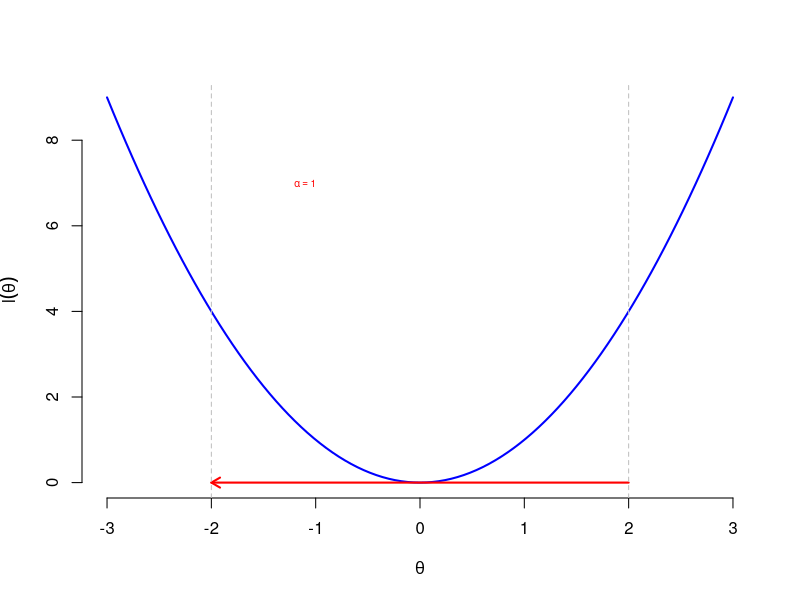
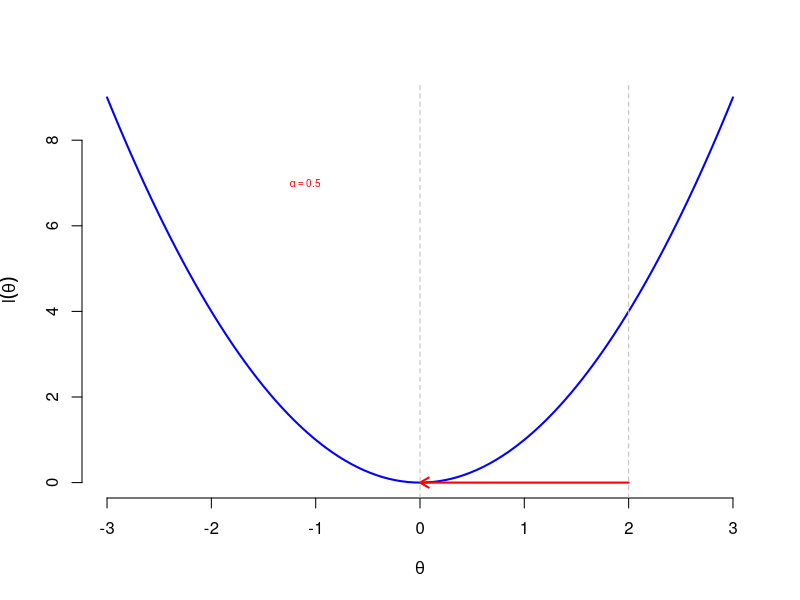
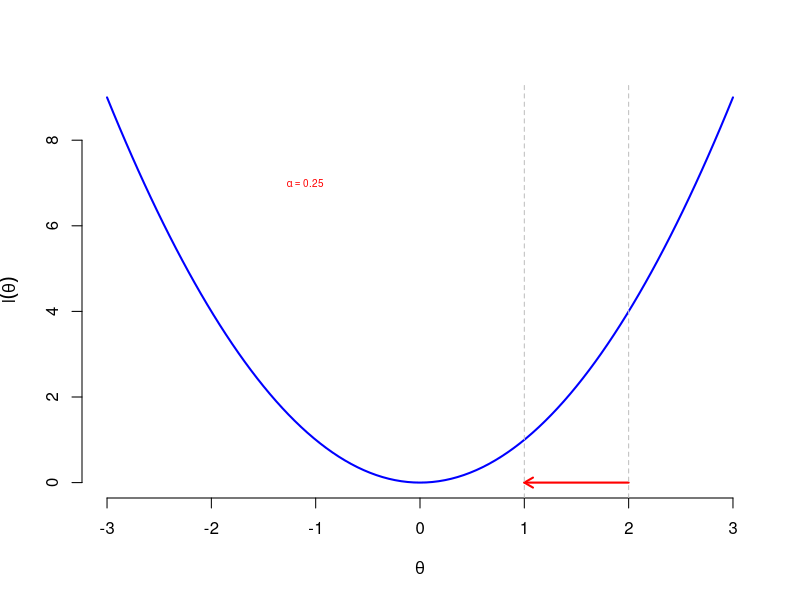
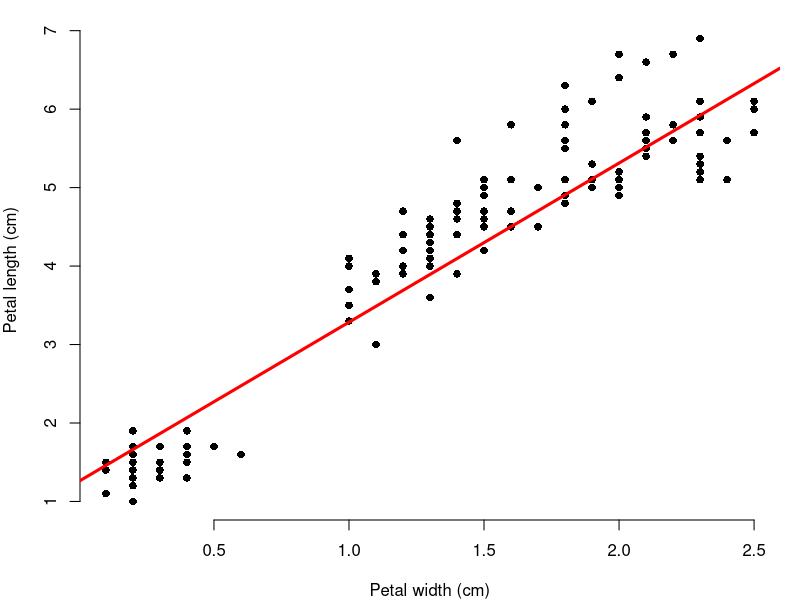
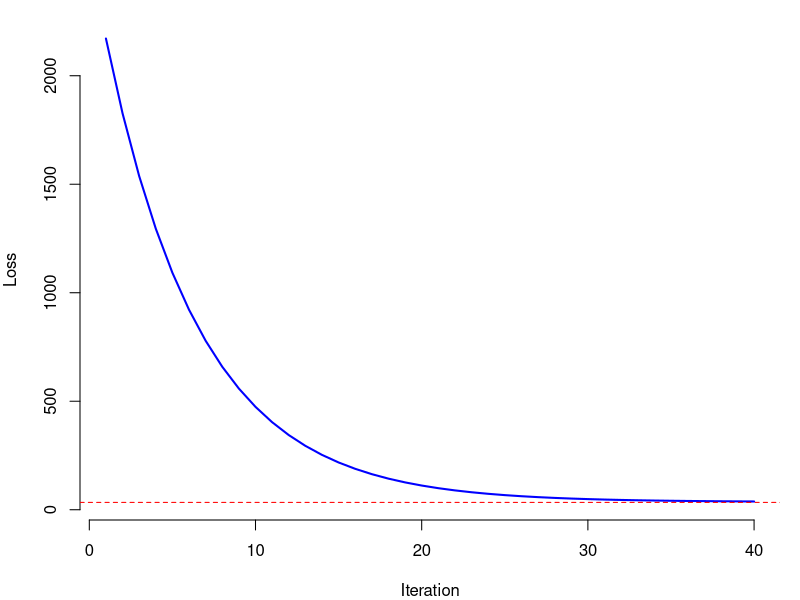
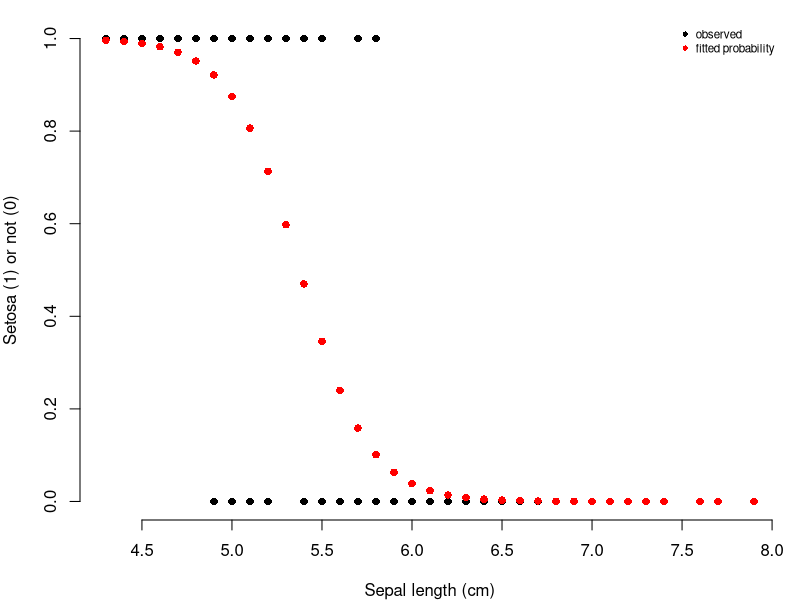

The R source for these figures, in order: (Note: this script raises an error after producing the figures.)
## ---- chunk 1
#| layout-ncol: 3
#| fig-width: 1.74
#| fig-height: 1.6
#| label: fig-learning_rates
#| fig-cap: Effect of Learning Rates on Gradient Descent.
#| fig-subcap: 
#| - $\alpha=1$ (too large)
#| - $\alpha=0.5$ (ideal)
#| - $\alpha=0.25$ (working)
plot(c(-3,3),c(0,9), type='n', xlab=expression(theta), ylab=expression(l(theta)), bty='n')
curve(x^2, from=-3, to=3, col="blue", lwd=2, add=TRUE)
arrows(2, 0, -2, 0, col="red", lwd=2, length=0.1)
# Dashed line to show projection of the point on the x-axis
abline(v=2, lty=2, col="gray")
abline(v=-2, lty=2, col="gray")
text(-1.1, 7, expression(alpha==1), col="red", cex=0.6)

plot(c(-3,3),c(0,9), type='n', xlab=expression(theta), ylab=expression(l(theta)), bty='n')
curve(x^2, from=-3, to=3, col="blue", lwd=2, add=TRUE)
arrows(2, 0, 0, 0, col="red", lwd=2, length=0.1)
# Dashed line to show projection of the point on the x-axis
abline(v=2, lty=2, col="gray")
abline(v=0, lty=2, col="gray")
text(-1.1, 7, expression(alpha==0.5), col="red", cex=0.6)

plot(c(-3,3),c(0,9), type='n', xlab=expression(theta), ylab=expression(l(theta)), bty='n')
curve(x^2, from=-3, to=3, col="blue", lwd=2, add=TRUE)
arrows(2, 0, 1, 0, col="red", lwd=2, length=0.1)
# Dashed line to show projection of the point on the x-axis
abline(v=2, lty=2, col="gray")
abline(v=1, lty=2, col="gray")
text(-1.1, 7, expression(alpha==0.25), col="red", cex=0.6)
## ---- chunk 2
#| echo: true
data(iris)
y = iris$Petal.Length
x = cbind(rep(1,150),iris$Petal.Width)
## ---- chunk 3
#| echo: true
# initialize theta
theta <- matrix(c(0, 0), nrow = 2, ncol = 1)
# learning rate
alpha <- 0.0001
# number of iterations
n_iter <- 40
loss = numeric(n_iter)
# gradient descent
for (i in 1:n_iter) {
    # compute gradient
    grad <- -2 * t(x) %*% (y - x %*% theta)
    # update theta
    theta <- theta - alpha * grad
    # compute loss
    loss[i] <- sum((y - x %*% theta)^2)
}
## ---- chunk 4
knitr::kable(t(theta), col.names = c("Intercept ($\\theta_0$)","Petal.Width ($\\theta_1$)"))
## ---- chunk 5
par(mar=c(4,4,1,1), bty='n')
plot(x[,2],y,pch=16, xlab="Petal width (cm)", ylab="Petal length (cm)")
abline(a=theta[1], b=theta[2], lwd=3, col="red")
## ---- chunk 6
m = lm(Petal.Length~Petal.Width, data=iris)
knitr::kable(t(coef(m)))
## ---- chunk 7
plot(loss[1:40], type='l', xlab="Iteration", ylab="Loss", bty='n', col="blue", lwd=2)
abline(h=sum(resid(m)^2), lty=2, col="red")
## ---- chunk 8
y = ifelse(iris$Species=="setosa",1,0)
x = cbind(rep(1,150),iris$Sepal.Length)
# gradient descent function for logistic regression
lrgd  = function(x,y, alpha, n_iter) {
  theta <- matrix(c(0, 0), nrow = 2, ncol = 1)
  for (i in 1:n_iter) {
    # compute gradient
    p = 1/(1+exp(-x %*% theta))
    grad <- -t(x) %*% (y - p)
    # update theta
    theta <- theta - alpha * grad
  }
  return(theta)
}
theta = lrgd(x,y,0.005,20000)
## ---- chunk 9
knitr::kable(t(theta), col.names = c("Intercept ($\\theta_0$)","Sepal.Length ($\\theta_1$)"))
## ---- chunk 10
#| echo: true
p = 1/(1+exp(-x %*% theta))
plot(x[,2],y,pch=16, xlab="Sepal length (cm)", ylab="Setosa (1) or not (0)")
lines(x[,2],p,type='p', pch=16,col="red")
legend("topright", c("observed", "fitted probability"), pch = 16, col = c("black", "red"), bty = "n", cex = 0.7)
## ---- chunk 11
#| echo: true
glm(y~x-1, family=binomial(link="logit")) %>% tidy() %>% kable()
## ---- chunk 12
#| echo: true
lrgd_minibatch  = function(x,y, alpha, n_iter, bs) {
  theta <- matrix(c(0, 0), nrow = 2, ncol = n_iter+1)
  n = length(y)
  for (i in 1:n_iter) {
    s = ((i-1)*bs+1)%%n
    e = min(s+bs-1,n)
    xl = x[s:e,]; yl = y[s:e]
    p = 1/(1+exp(-xl %*% theta[,i]))
    grad <- -t(xl) %*% (yl - p)
    # update theta
    theta[,i+1] <- theta[,i] - alpha * grad
  }
  return(theta)
}
## ---- chunk 13
set.seed(92)
ind = sample(150)
y = ifelse(iris$Species=="setosa",1,0)[ind] # shuffle data
x = cbind(rep(1,150),iris$Sepal.Length)[ind,] # shuffle data
nit=200000
lr = 0.01
th1 = lrgd_minibatch(x,y,lr,nit,5)
th2 = lrgd_minibatch(x,y,lr,nit,15)
th3 = lrgd_minibatch(x,y,lr,nit,30)

par(mar=c(4,4,1,1), bty='n')
ind = seq(1,nit,100)
plot(ind/1000,th1[1,ind], type='l', ylim=c(0,33), col=1, ylab=expression(theta[0]), xlab="Iteration (thousands)")
abline(h=27.83, lty=2)
lines(ind/1000,th2[1,ind], type='l', col=2, lty=4)
lines(ind/1000,th3[1,ind], type='l', col=3, lty=3)
legend("bottomright", legend=c(5,15,30),col=1:3, lty=c(1,4,3), bty='n',title = "Batch Size", cex = 0.7)
## ---- chunk 14
plot(ind/1000,th1[1,ind], type='l', ylim=c(0,33), col=1, ylab=expression(theta[0]), xlab="Computation (thousands of iterations with batch size 5)")
abline(h=27.83, lty=2)
lines(ind/1000*3,th2[1,ind], type='l', col=2, lty=4)
lines(ind/1000*6,th3[1,ind], type='l', col=3, lty=3)
legend("bottomright", legend=c(5,15,30),col=1:3, lty=c(1,4,3), bty='n',title = "Batch Size", cex = 0.7)
